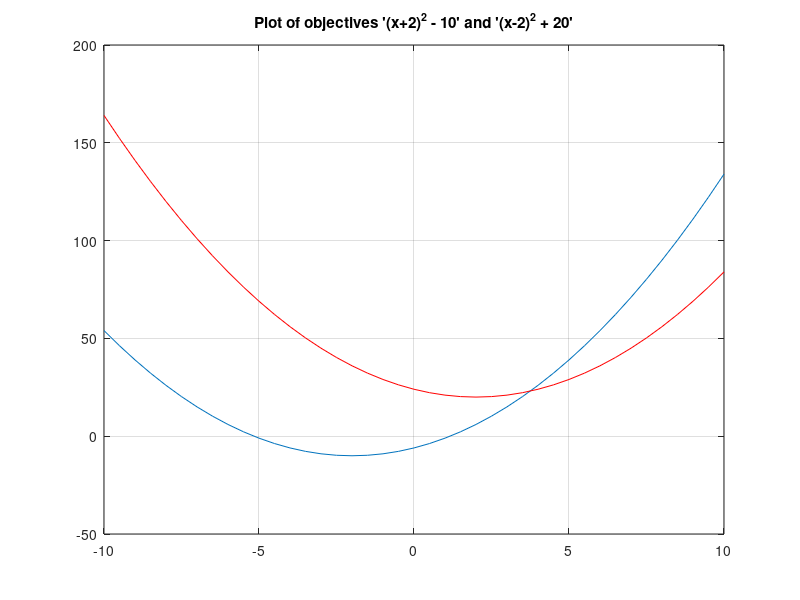

This figure's MATLAB source:
% Plot two objective functions on the same axis
clc;
close all
x = -10:0.5:10;
f1 = (x+2).^2 - 10;
f2 = (x-2).^2 + 20;
plot(x,f1);
hold on;
plot(x,f2,'r');
grid on;
title('Plot of objectives ''(x+2)^2 - 10'' and ''(x-2)^2 + 20''');



%%%%
